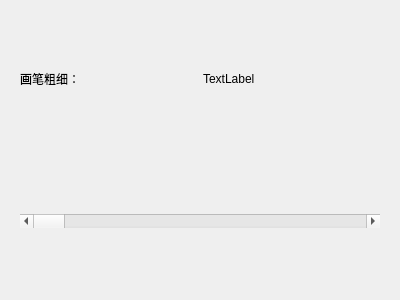
<?xml version="1.0" encoding="UTF-8"?>
<ui version="4.0">
 <class>penwide</class>
 <widget class="QWidget" name="penwide">
  <property name="geometry">
   <rect>
    <x>0</x>
    <y>0</y>
    <width>400</width>
    <height>300</height>
   </rect>
  </property>
  <property name="windowTitle">
   <string>Form</string>
  </property>
  <layout class="QVBoxLayout" name="verticalLayout">
   <item>
    <widget class="QWidget" name="widget_2" native="true">
     <layout class="QHBoxLayout" name="horizontalLayout">
      <item>
       <widget class="QLabel" name="label_2">
        <property name="text">
         <string>画笔粗细：</string>
        </property>
       </widget>
      </item>
      <item>
       <widget class="QLabel" name="label_3">
        <property name="text">
         <string>TextLabel</string>
        </property>
       </widget>
      </item>
     </layout>
    </widget>
   </item>
   <item>
    <widget class="QWidget" name="widget" native="true">
     <layout class="QHBoxLayout" name="horizontalLayout_2">
      <item>
       <widget class="QScrollBar" name="ScrollBar_penwide">
        <property name="orientation">
         <enum>Qt::Orientation::Horizontal</enum>
        </property>
       </widget>
      </item>
     </layout>
    </widget>
   </item>
  </layout>
 </widget>
 <resources/>
 <connections/>
</ui>
